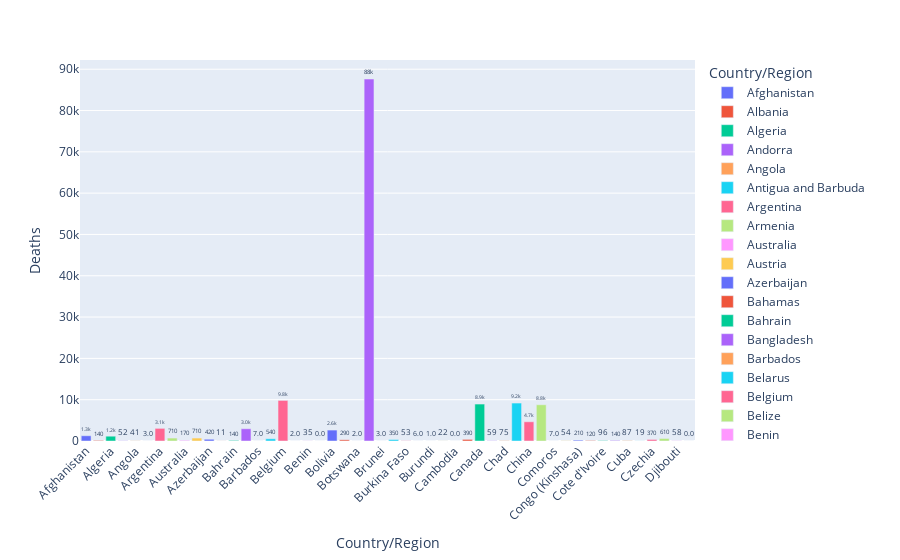

The code cell stored with this chart in its notebook:
### Markdown cell above
## Deaths for first 50 countries

### Code cell
import plotly.graph_objects as go


# Display death due to covid data for various countries 
fig = px.bar(country_wise.head(50), y='Deaths', x='Country/Region', text='Deaths', color='Country/Region')
# Put bar total value above bars with 2 values of precision
fig.update_traces(texttemplate='%{text:.2s}', textposition='outside')
# Set fontsize and uniformtext_mode='hide' says to hide the text if it won't fit
fig.update_layout(uniformtext_minsize=8)
# Rotate labels 45 degrees
fig.update_layout(xaxis_tickangle=-45)
fig

### Figure 1 — Plotly figure (JSON) as saved in the notebook; plotly's stock layout.template omitted (floating-point values rounded to 4 significant figures)
{"data": [{"alignmentgroup": "True", "hovertemplate": "Country/Region=%{x}<br>Deaths=%{text}<extra></extra>", "legendgroup": "Afghanistan", "marker": {"color": "#636efa"}, "name": "Afghanistan", "offsetgroup": "Afghanistan", "orientation": "v", "showlegend": true, "text": [1269.0], "textposition": "outside", "texttemplate": "%{text:.2s}", "type": "bar", "x": ["Afghanistan"], "xaxis": "x", "y": [1269], "yaxis": "y"}, {"alignmentgroup": "True", "hovertemplate": "Country/Region=%{x}<br>Deaths=%{text}<extra></extra>", "legendgroup": "Albania", "marker": {"color": "#EF553B"}, "name": "Albania", "offsetgroup": "Albania", "orientation": "v", "showlegend": true, "text": [144.0], "textposition": "outside", "texttemplate": "%{text:.2s}", "type": "bar", "x": ["Albania"], "xaxis": "x", "y": [144], "yaxis": "y"}, {"alignmentgroup": "True", "hovertemplate": "Country/Region=%{x}<br>Deaths=%{text}<extra></extra>", "legendgroup": "Algeria", "marker": {"color": "#00cc96"}, "name": "Algeria", "offsetgroup": "Algeria", "orientation": "v", "showlegend": true, "text": [1163.0], "textposition": "outside", "texttemplate": "%{text:.2s}", "type": "bar", "x": ["Algeria"], "xaxis": "x", "y": [1163], "yaxis": "y"}, {"alignmentgroup": "True", "hovertemplate": "Country/Region=%{x}<br>Deaths=%{text}<extra></extra>", "legendgroup": "Andorra", "marker": {"color": "#ab63fa"}, "name": "Andorra", "offsetgroup": "Andorra", "orientation": "v", "showlegend": true, "text": [52.0], "textposition": "outside", "texttemplate": "%{text:.2s}", "type": "bar", "x": ["Andorra"], "xaxis": "x", "y": [52], "yaxis": "y"}, {"alignmentgroup": "True", "hovertemplate": "Country/Region=%{x}<br>Deaths=%{text}<extra></extra>", "legendgroup": "Angola", "marker": {"color": "#FFA15A"}, "name": "Angola", "offsetgroup": "Angola", "orientation": "v", "showlegend": true, "text": [41.0], "textposition": "outside", "texttemplate": "%{text:.2s}", "type": "bar", "x": ["Angola"], "xaxis": "x", "y": [41], "yaxis": "y"}, {"alignmentgroup": "True", "hovertemplate": "Country/Region=%{x}<br>Deaths=%{text}<extra></extra>", "legendgroup": "Antigua and Barbuda", "marker": {"color": "#19d3f3"}, "name": "Antigua and Barbuda", "offsetgroup": "Antigua and Barbuda", "orientation": "v", "showlegend": true, "text": [3.0], "textposition": "outside", "texttemplate": "%{text:.2s}", "type": "bar", "x": ["Antigua and Barbuda"], "xaxis": "x", "y": [3], "yaxis": "y"}, {"alignmentgroup": "True", "hovertemplate": "Country/Region=%{x}<br>Deaths=%{text}<extra></extra>", "legendgroup": "Argentina", "marker": {"color": "#FF6692"}, "name": "Argentina", "offsetgroup": "Argentina", "orientation": "v", "showlegend": true, "text": [3059.0], "textposition": "outside", "texttemplate": "%{text:.2s}", "type": "bar", "x": ["Argentina"], "xaxis": "x", "y": [3059], "yaxis": "y"}, {"alignmentgroup": "True", "hovertemplate": "Country/Region=%{x}<br>Deaths=%{text}<extra></extra>", "legendgroup": "Armenia", "marker": {"color": "#B6E880"}, "name": "Armenia", "offsetgroup": "Armenia", "orientation": "v", "showlegend": true, "text": [711.0], "textposition": "outside", "texttemplate": "%{text:.2s}", "type": "bar", "x": ["Armenia"], "xaxis": "x", "y": [711], "yaxis": "y"}, {"alignmentgroup": "True", "hovertemplate": "Country/Region=%{x}<br>Deaths=%{text}<extra></extra>", "legendgroup": "Australia", "marker": {"color": "#FF97FF"}, "name": "Australia", "offsetgroup": "Australia", "orientation": "v", "showlegend": true, "text": [167.0], "textposition": "outside", "texttemplate": "%{text:.2s}", "type": "bar", "x": ["Australia"], "xaxis": "x", "y": [167], "yaxis": "y"}, {"alignmentgroup": "True", "hovertemplate": "Country/Region=%{x}<br>Deaths=%{text}<extra></extra>", "legendgroup": "Austria", "marker": {"color": "#FECB52"}, "name": "Austria", "offsetgroup": "Austria", "orientation": "v", "showlegend": true, "text": [713.0], "textposition": "outside", "texttemplate": "%{text:.2s}", "type": "bar", "x": ["Austria"], "xaxis": "x", "y": [713], "yaxis": "y"}, {"alignmentgroup": "True", "hovertemplate": "Country/Region=%{x}<br>Deaths=%{text}<extra></extra>", "legendgroup": "Azerbaijan", "marker": {"color": "#636efa"}, "name": "Azerbaijan", "offsetgroup": "Azerbaijan", "orientation": "v", "showlegend": true, "text": [423.0], "textposition": "outside", "texttemplate": "%{text:.2s}", "type": "bar", "x": ["Azerbaijan"], "xaxis": "x", "y": [423], "yaxis": "y"}, {"alignmentgroup": "True", "hovertemplate": "Country/Region=%{x}<br>Deaths=%{text}<extra></extra>", "legendgroup": "Bahamas", "marker": {"color": "#EF553B"}, "name": "Bahamas", "offsetgroup": "Bahamas", "orientation": "v", "showlegend": true, "text": [11.0], "textposition": "outside", "texttemplate": "%{text:.2s}", "type": "bar", "x": ["Bahamas"], "xaxis": "x", "y": [11], "yaxis": "y"}, {"alignmentgroup": "True", "hovertemplate": "Country/Region=%{x}<br>Deaths=%{text}<extra></extra>", "legendgroup": "Bahrain", "marker": {"color": "#00cc96"}, "name": "Bahrain", "offsetgroup": "Bahrain", "orientation": "v", "showlegend": true, "text": [141.0], "textposition": "outside", "texttemplate": "%{text:.2s}", "type": "bar", "x": ["Bahrain"], "xaxis": "x", "y": [141], "yaxis": "y"}, {"alignmentgroup": "True", "hovertemplate": "Country/Region=%{x}<br>Deaths=%{text}<extra></extra>", "legendgroup": "Bangladesh", "marker": {"color": "#ab63fa"}, "name": "Bangladesh", "offsetgroup": "Bangladesh", "orientation": "v", "showlegend": true, "text": [2965.0], "textposition": "outside", "texttemplate": "%{text:.2s}", "type": "bar", "x": ["Bangladesh"], "xaxis": "x", "y": [2965], "yaxis": "y"}, {"alignmentgroup": "True", "hovertemplate": "Country/Region=%{x}<br>Deaths=%{text}<extra></extra>", "legendgroup": "Barbados", "marker": {"color": "#FFA15A"}, "name": "Barbados", "offsetgroup": "Barbados", "orientation": "v", "showlegend": true, "text": [7.0], "textposition": "outside", "texttemplate": "%{text:.2s}", "type": "bar", "x": ["Barbados"], "xaxis": "x", "y": [7], "yaxis": "y"}, {"alignmentgroup": "True", "hovertemplate": "Country/Region=%{x}<br>Deaths=%{text}<extra></extra>", "legendgroup": "Belarus", "marker": {"color": "#19d3f3"}, "name": "Belarus", "offsetgroup": "Belarus", "orientation": "v", "showlegend": true, "text": [538.0], "textposition": "outside", "texttemplate": "%{text:.2s}", "type": "bar", "x": ["Belarus"], "xaxis": "x", "y": [538], "yaxis": "y"}, {"alignmentgroup": "True", "hovertemplate": "Country/Region=%{x}<br>Deaths=%{text}<extra></extra>", "legendgroup": "Belgium", "marker": {"color": "#FF6692"}, "name": "Belgium", "offsetgroup": "Belgium", "orientation": "v", "showlegend": true, "text": [9822.0], "textposition": "outside", "texttemplate": "%{text:.2s}", "type": "bar", "x": ["Belgium"], "xaxis": "x", "y": [9822], "yaxis": "y"}, {"alignmentgroup": "True", "hovertemplate": "Country/Region=%{x}<br>Deaths=%{text}<extra></extra>", "legendgroup": "Belize", "marker": {"color": "#B6E880"}, "name": "Belize", "offsetgroup": "Belize", "orientation": "v", "showlegend": true, "text": [2.0], "textposition": "outside", "texttemplate": "%{text:.2s}", "type": "bar", "x": ["Belize"], "xaxis": "x", "y": [2], "yaxis": "y"}, {"alignmentgroup": "True", "hovertemplate": "Country/Region=%{x}<br>Deaths=%{text}<extra></extra>", "legendgroup": "Benin", "marker": {"color": "#FF97FF"}, "name": "Benin", "offsetgroup": "Benin", "orientation": "v", "showlegend": true, "text": [35.0], "textposition": "outside", "texttemplate": "%{text:.2s}", "type": "bar", "x": ["Benin"], "xaxis": "x", "y": [35], "yaxis": "y"}, {"alignmentgroup": "True", "hovertemplate": "Country/Region=%{x}<br>Deaths=%{text}<extra></extra>", "legendgroup": "Bhutan", "marker": {"color": "#FECB52"}, "name": "Bhutan", "offsetgroup": "Bhutan", "orientation": "v", "showlegend": true, "text": [0.0], "textposition": "outside", "texttemplate": "%{text:.2s}", "type": "bar", "x": ["Bhutan"], "xaxis": "x", "y": [0], "yaxis": "y"}, {"alignmentgroup": "True", "hovertemplate": "Country/Region=%{x}<br>Deaths=%{text}<extra></extra>", "legendgroup": "Bolivia", "marker": {"color": "#636efa"}, "name": "Bolivia", "offsetgroup": "Bolivia", "orientation": "v", "showlegend": true, "text": [2647.0], "textposition": "outside", "texttemplate": "%{text:.2s}", "type": "bar", "x": ["Bolivia"], "xaxis": "x", "y": [2647], "yaxis": "y"}, {"alignmentgroup": "True", "hovertemplate": "Country/Region=%{x}<br>Deaths=%{text}<extra></extra>", "legendgroup": "Bosnia and Herzegovina", "marker": {"color": "#EF553B"}, "name": "Bosnia and Herzegovina", "offsetgroup": "Bosnia and Herzegovina", "orientation": "v", "showlegend": true, "text": [294.0], "textposition": "outside", "texttemplate": "%{text:.2s}", "type": "bar", "x": ["Bosnia and Herzegovina"], "xaxis": "x", "y": [294], "yaxis": "y"}, {"alignmentgroup": "True", "hovertemplate": "Country/Region=%{x}<br>Deaths=%{text}<extra></extra>", "legendgroup": "Botswana", "marker": {"color": "#00cc96"}, "name": "Botswana", "offsetgroup": "Botswana", "orientation": "v", "showlegend": true, "text": [2.0], "textposition": "outside", "texttemplate": "%{text:.2s}", "type": "bar", "x": ["Botswana"], "xaxis": "x", "y": [2], "yaxis": "y"}, {"alignmentgroup": "True", "hovertemplate": "Country/Region=%{x}<br>Deaths=%{text}<extra></extra>", "legendgroup": "Brazil", "marker": {"color": "#ab63fa"}, "name": "Brazil", "offsetgroup": "Brazil", "orientation": "v", "showlegend": true, "text": [87620.0], "textposition": "outside", "texttemplate": "%{text:.2s}", "type": "bar", "x": ["Brazil"], "xaxis": "x", "y": [87618], "yaxis": "y"}, {"alignmentgroup": "True", "hovertemplate": "Country/Region=%{x}<br>Deaths=%{text}<extra></extra>", "legendgroup": "Brunei", "marker": {"color": "#FFA15A"}, "name": "Brunei", "offsetgroup": "Brunei", "orientation": "v", "showlegend": true, "text": [3.0], "textposition": "outside", "texttemplate": "%{text:.2s}", "type": "bar", "x": ["Brunei"], "xaxis": "x", "y": [3], "yaxis": "y"}, {"alignmentgroup": "True", "hovertemplate": "Country/Region=%{x}<br>Deaths=%{text}<extra></extra>", "legendgroup": "Bulgaria", "marker": {"color": "#19d3f3"}, "name": "Bulgaria", "offsetgroup": "Bulgaria", "orientation": "v", "showlegend": true, "text": [347.0], "textposition": "outside", "texttemplate": "%{text:.2s}", "type": "bar", "x": ["Bulgaria"], "xaxis": "x", "y": [347], "yaxis": "y"}, {"alignmentgroup": "True", "hovertemplate": "Country/Region=%{x}<br>Deaths=%{text}<extra></extra>", "legendgroup": "Burkina Faso", "marker": {"color": "#FF6692"}, "name": "Burkina Faso", "offsetgroup": "Burkina Faso", "orientation": "v", "showlegend": true, "text": [53.0], "textposition": "outside", "texttemplate": "%{text:.2s}", "type": "bar", "x": ["Burkina Faso"], "xaxis": "x", "y": [53], "yaxis": "y"}, {"alignmentgroup": "True", "hovertemplate": "Country/Region=%{x}<br>Deaths=%{text}<extra></extra>", "legendgroup": "Burma", "marker": {"color": "#B6E880"}, "name": "Burma", "offsetgroup": "Burma", "orientation": "v", "showlegend": true, "text": [6.0], "textposition": "outside", "texttemplate": "%{text:.2s}", "type": "bar", "x": ["Burma"], "xaxis": "x", "y": [6], "yaxis": "y"}, {"alignmentgroup": "True", "hovertemplate": "Country/Region=%{x}<br>Deaths=%{text}<extra></extra>", "legendgroup": "Burundi", "marker": {"color": "#FF97FF"}, "name": "Burundi", "offsetgroup": "Burundi", "orientation": "v", "showlegend": true, "text": [1.0], "textposition": "outside", "texttemplate": "%{text:.2s}", "type": "bar", "x": ["Burundi"], "xaxis": "x", "y": [1], "yaxis": "y"}, {"alignmentgroup": "True", "hovertemplate": "Country/Region=%{x}<br>Deaths=%{text}<extra></extra>", "legendgroup": "Cabo Verde", "marker": {"color": "#FECB52"}, "name": "Cabo Verde", "offsetgroup": "Cabo Verde", "orientation": "v", "showlegend": true, "text": [22.0], "textposition": "outside", "texttemplate": "%{text:.2s}", "type": "bar", "x": ["Cabo Verde"], "xaxis": "x", "y": [22], "yaxis": "y"}, {"alignmentgroup": "True", "hovertemplate": "Country/Region=%{x}<br>Deaths=%{text}<extra></extra>", "legendgroup": "Cambodia", "marker": {"color": "#636efa"}, "name": "Cambodia", "offsetgroup": "Cambodia", "orientation": "v", "showlegend": true, "text": [0.0], "textposition": "outside", "texttemplate": "%{text:.2s}", "type": "bar", "x": ["Cambodia"], "xaxis": "x", "y": [0], "yaxis": "y"}, {"alignmentgroup": "True", "hovertemplate": "Country/Region=%{x}<br>Deaths=%{text}<extra></extra>", "legendgroup": "Cameroon", "marker": {"color": "#EF553B"}, "name": "Cameroon", "offsetgroup": "Cameroon", "orientation": "v", "showlegend": true, "text": [391.0], "textposition": "outside", "texttemplate": "%{text:.2s}", "type": "bar", "x": ["Cameroon"], "xaxis": "x", "y": [391], "yaxis": "y"}, {"alignmentgroup": "True", "hovertemplate": "Country/Region=%{x}<br>Deaths=%{text}<extra></extra>", "legendgroup": "Canada", "marker": {"color": "#00cc96"}, "name": "Canada", "offsetgroup": "Canada", "orientation": "v", "showlegend": true, "text": [8944.0], "textposition": "outside", "texttemplate": "%{text:.2s}", "type": "bar", "x": ["Canada"], "xaxis": "x", "y": [8944], "yaxis": "y"}, {"alignmentgroup": "True", "hovertemplate": "Country/Region=%{x}<br>Deaths=%{text}<extra></extra>", "legendgroup": "Central African Republic", "marker": {"color": "#ab63fa"}, "name": "Central African Republic", "offsetgroup": "Central African Republic", "orientation": "v", "showlegend": true, "text": [59.0], "textposition": "outside", "texttemplate": "%{text:.2s}", "type": "bar", "x": ["Central African Republic"], "xaxis": "x", "y": [59], "yaxis": "y"}, {"alignmentgroup": "True", "hovertemplate": "Country/Region=%{x}<br>Deaths=%{text}<extra></extra>", "legendgroup": "Chad", "marker": {"color": "#FFA15A"}, "name": "Chad", "offsetgroup": "Chad", "orientation": "v", "showlegend": true, "text": [75.0], "textposition": "outside", "texttemplate": "%{text:.2s}", "type": "bar", "x": ["Chad"], "xaxis": "x", "y": [75], "yaxis": "y"}, {"alignmentgroup": "True", "hovertemplate": "Country/Region=%{x}<br>Deaths=%{text}<extra></extra>", "legendgroup": "Chile", "marker": {"color": "#19d3f3"}, "name": "Chile", "offsetgroup": "Chile", "orientation": "v", "showlegend": true, "text": [9187.0], "textposition": "outside", "texttemplate": "%{text:.2s}", "type": "bar", "x": ["Chile"], "xaxis": "x", "y": [9187], "yaxis": "y"}, {"alignmentgroup": "True", "hovertemplate": "Country/Region=%{x}<br>Deaths=%{text}<extra></extra>", "legendgroup": "China", "marker": {"color": "#FF6692"}, "name": "China", "offsetgroup": "China", "orientation": "v", "showlegend": true, "text": [4656.0], "textposition": "outside", "texttemplate": "%{text:.2s}", "type": "bar", "x": ["China"], "xaxis": "x", "y": [4656], "yaxis": "y"}, {"alignmentgroup": "True", "hovertemplate": "Country/Region=%{x}<br>Deaths=%{text}<extra></extra>", "legendgroup": "Colombia", "marker": {"color": "#B6E880"}, "name": "Colombia", "offsetgroup": "Colombia", "orientation": "v", "showlegend": true, "text": [8777.0], "textposition": "outside", "texttemplate": "%{text:.2s}", "type": "bar", "x": ["Colombia"], "xaxis": "x", "y": [8777], "yaxis": "y"}, {"alignmentgroup": "True", "hovertemplate": "Country/Region=%{x}<br>Deaths=%{text}<extra></extra>", "legendgroup": "Comoros", "marker": {"color": "#FF97FF"}, "name": "Comoros", "offsetgroup": "Comoros", "orientation": "v", "showlegend": true, "text": [7.0], "textposition": "outside", "texttemplate": "%{text:.2s}", "type": "bar", "x": ["Comoros"], "xaxis": "x", "y": [7], "yaxis": "y"}, {"alignmentgroup": "True", "hovertemplate": "Country/Region=%{x}<br>Deaths=%{text}<extra></extra>", "legendgroup": "Congo (Brazzaville)", "marker": {"color": "#FECB52"}, "name": "Congo (Brazzaville)", "offsetgroup": "Congo (Brazzaville)", "orientation": "v", "showlegend": true, "text": [54.0], "textposition": "outside", "texttemplate": "%{text:.2s}", "type": "bar", "x": ["Congo (Brazzaville)"], "xaxis": "x", "y": [54], "yaxis": "y"}, {"alignmentgroup": "True", "hovertemplate": "Country/Region=%{x}<br>Deaths=%{text}<extra></extra>", "legendgroup": "Congo (Kinshasa)", "marker": {"color": "#636efa"}, "name": "Congo (Kinshasa)", "offsetgroup": "Congo (Kinshasa)", "orientation": "v", "showlegend": true, "text": [208.0], "textposition": "outside", "texttemplate": "%{text:.2s}", "type": "bar", "x": ["Congo (Kinshasa)"], "xaxis": "x", "y": [208], "yaxis": "y"}, {"alignmentgroup": "True", "hovertemplate": "Country/Region=%{x}<br>Deaths=%{text}<extra></extra>", "legendgroup": "Costa Rica", "marker": {"color": "#EF553B"}, "name": "Costa Rica", "offsetgroup": "Costa Rica", "orientation": "v", "showlegend": true, "text": [115.0], "textposition": "outside", "texttemplate": "%{text:.2s}", "type": "bar", "x": ["Costa Rica"], "xaxis": "x", "y": [115], "yaxis": "y"}, {"alignmentgroup": "True", "hovertemplate": "Country/Region=%{x}<br>Deaths=%{text}<extra></extra>", "legendgroup": "Cote d'Ivoire", "marker": {"color": "#00cc96"}, "name": "Cote d'Ivoire", "offsetgroup": "Cote d'Ivoire", "orientation": "v", "showlegend": true, "text": [96.0], "textposition": "outside", "texttemplate": "%{text:.2s}", "type": "bar", "x": ["Cote d'Ivoire"], "xaxis": "x", "y": [96], "yaxis": "y"}, {"alignmentgroup": "True", "hovertemplate": "Country/Region=%{x}<br>Deaths=%{text}<extra></extra>", "legendgroup": "Croatia", "marker": {"color": "#ab63fa"}, "name": "Croatia", "offsetgroup": "Croatia", "orientation": "v", "showlegend": true, "text": [139.0], "textposition": "outside", "texttemplate": "%{text:.2s}", "type": "bar", "x": ["Croatia"], "xaxis": "x", "y": [139], "yaxis": "y"}, {"alignmentgroup": "True", "hovertemplate": "Country/Region=%{x}<br>Deaths=%{text}<extra></extra>", "legendgroup": "Cuba", "marker": {"color": "#FFA15A"}, "name": "Cuba", "offsetgroup": "Cuba", "orientation": "v", "showlegend": true, "text": [87.0], "textposition": "outside", "texttemplate": "%{text:.2s}", "type": "bar", "x": ["Cuba"], "xaxis": "x", "y": [87], "yaxis": "y"}, {"alignmentgroup": "True", "hovertemplate": "Country/Region=%{x}<br>Deaths=%{text}<extra></extra>", "legendgroup": "Cyprus", "marker": {"color": "#19d3f3"}, "name": "Cyprus", "offsetgroup": "Cyprus", "orientation": "v", "showlegend": true, "text": [19.0], "textposition": "outside", "texttemplate": "%{text:.2s}", "type": "bar", "x": ["Cyprus"], "xaxis": "x", "y": [19], "yaxis": "y"}, {"alignmentgroup": "True", "hovertemplate": "Country/Region=%{x}<br>Deaths=%{text}<extra></extra>", "legendgroup": "Czechia", "marker": {"color": "#FF6692"}, "name": "Czechia", "offsetgroup": "Czechia", "orientation": "v", "showlegend": true, "text": [373.0], "textposition": "outside", "texttemplate": "%{text:.2s}", "type": "bar", "x": ["Czechia"], "xaxis": "x", "y": [373], "yaxis": "y"}, {"alignmentgroup": "True", "hovertemplate": "Country/Region=%{x}<br>Deaths=%{text}<extra></extra>", "legendgroup": "Denmark", "marker": {"color": "#B6E880"}, "name": "Denmark", "offsetgroup": "Denmark", "orientation": "v", "showlegend": true, "text": [613.0], "textposition": "outside", "texttemplate": "%{text:.2s}", "type": "bar", "x": ["Denmark"], "xaxis": "x", "y": [613], "yaxis": "y"}, {"alignmentgroup": "True", "hovertemplate": "Country/Region=%{x}<br>Deaths=%{text}<extra></extra>", "legendgroup": "Djibouti", "marker": {"color": "#FF97FF"}, "name": "Djibouti", "offsetgroup": "Djibouti", "orientation": "v", "showlegend": true, "text": [58.0], "textposition": "outside", "texttemplate": "%{text:.2s}", "type": "bar", "x": ["Djibouti"], "xaxis": "x", "y": [58], "yaxis": "y"}, {"alignmentgroup": "True", "hovertemplate": "Country/Region=%{x}<br>Deaths=%{text}<extra></extra>", "legendgroup": "Dominica", "marker": {"color": "#FECB52"}, "name": "Dominica", "offsetgroup": "Dominica", "orientation": "v", "showlegend": true, "text": [0.0], "textposition": "outside", "texttemplate": "%{text:.2s}", "type": "bar", "x": ["Dominica"], "xaxis": "x", "y": [0], "yaxis": "y"}], "layout": {"barmode": "relative", "legend": {"title": {"text": "Country/Region"}, "tracegroupgap": 0}, "margin": {"t": 60}, "uniformtext": {"minsize": 8}, "xaxis": {"anchor": "y", "categoryarray": ["Afghanistan", "Albania", "Algeria", "Andorra", "Angola", "Antigua and Barbuda", "Argentina", "Armenia", "Australia", "Austria", "Azerbaijan", "Bahamas", "Bahrain", "Bangladesh", "Barbados", "Belarus", "Belgium", "Belize", "Benin", "Bhutan", "Bolivia", "Bosnia and Herzegovina", "Botswana", "Brazil", "Brunei", "Bulgaria", "Burkina Faso", "Burma", "Burundi", "Cabo Verde", "Cambodia", "Cameroon", "Canada", "Central African Republic", "Chad", "Chile", "China", "Colombia", "Comoros", "Congo (Brazzaville)", "Congo (Kinshasa)", "Costa Rica", "Cote d'Ivoire", "Croatia", "Cuba", "Cyprus", "Czechia", "Denmark", "Djibouti", "Dominica"], "categoryorder": "array", "domain": [0.0, 1.0], "tickangle": -45, "title": {"text": "Country/Region"}}, "yaxis": {"anchor": "x", "domain": [0.0, 1.0], "title": {"text": "Deaths"}}}}
